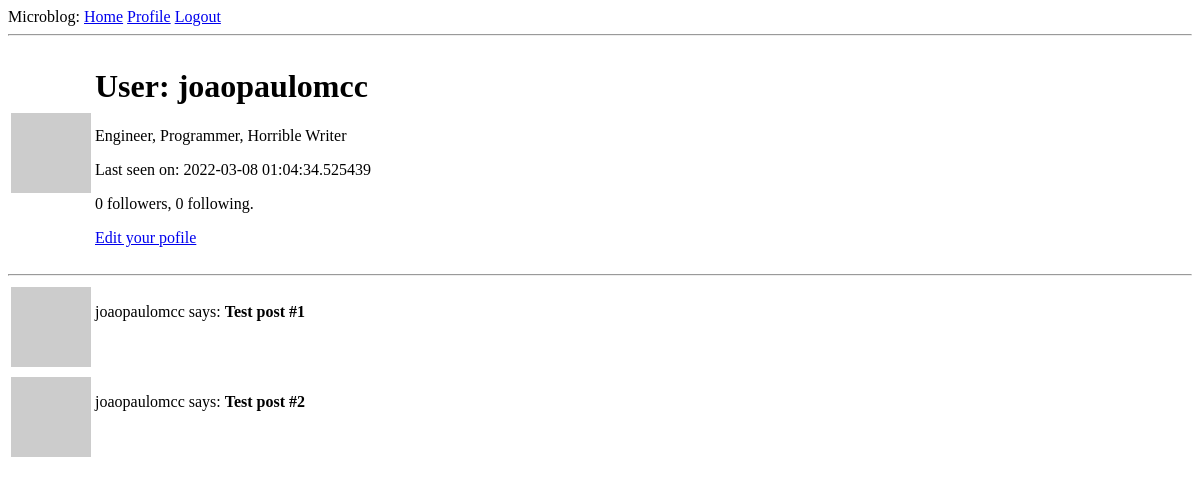
/user/joaopaulomcc (signed in), run on an earlier commit of the app's database.
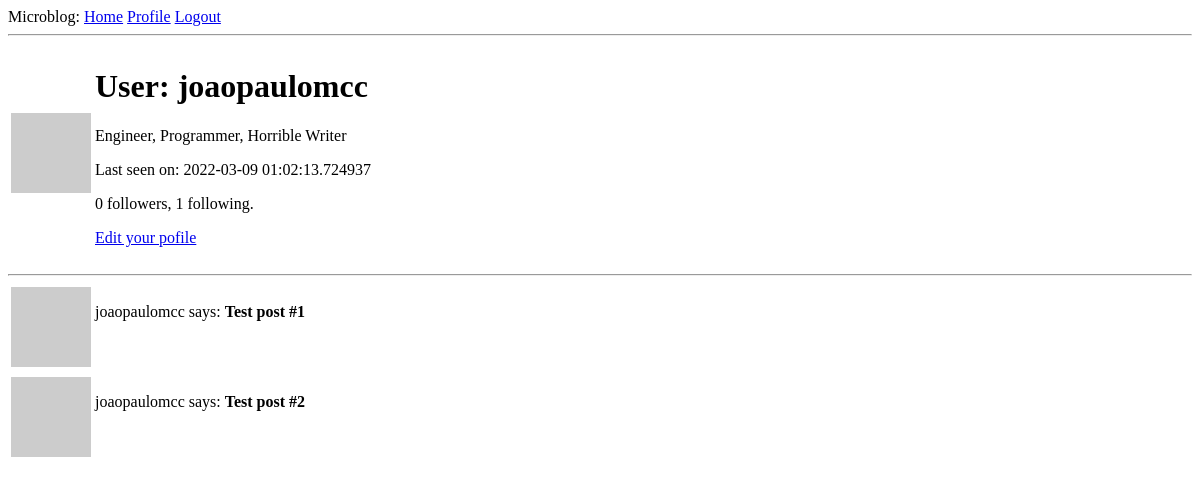
And on a later commit of the database.
### app/models.py (models this page shows, shortened)
class User(UserMixin, database.Model):
    id = database.Column(database.Integer, primary_key=True)
    username = database.Column(database.String(64), index=True, unique=True)
    email = database.Column(database.String(120), index=True, unique=True)
    password_hash = database.Column(database.String(128))
    about_me = database.Column(database.String(140))
    last_seen = database.Column(database.DateTime, default=datetime.utcnow)
    posts = database.relationship("Post", backref="author", lazy="dynamic")
    followed = database.relationship(
        "User",
        secondary=followers,
        primaryjoin=(followers.c.follower_id == id),
        secondaryjoin=(followers.c.followed_id == id),
        backref=database.backref("followers", lazy="dynamic"),
        lazy="dynamic",
    )
    def avatar(self, size):
        digest = md5(self.email.lower().encode("utf-8")).hexdigest()
        return f"https://www.gravatar.com/avatar/{digest}?d=identicon&s={size}"

### app/routes.py (the view)
@application.route("/user/<username>")
@login_required
def user(username):
    user = User.query.filter_by(username=username).first_or_404()
    form = EmptyForm()
    posts = [
        {"author": user, "body": "Test post #1"},
        {"author": user, "body": "Test post #2"},
    ]
    return render_template("user.html", user=user, posts=posts, form=form)

### app/models.py (called while the page is built)
@login.user_loader
def load_user(id):
    return User.query.get(int(id))

### app/routes.py (called while the page is built)
@application.before_request
def before_request():
    if current_user.is_authenticated:
        current_user.last_seen = datetime.utcnow()
        database.session.commit()

### app/templates/user.html (shortened to what this page needs)
{% extends "base.html" %}
{% block content %}
    <table>
        <tr valigh="top">
            <td><img src="{{ user.avatar(128) }}" alt="user_avatar"></td>
            <td>
                <h1>User: {{user.username }}</h1>
                {% if user.about_me %} <p>{{ user.about_me }}</p> {% endif %}
                {% if user.last_seen %} <p>Last seen on: {{ user.last_seen }}</p> {% endif %}
                <p>{{ user.followers.count() }} followers, {{ user.followed.count() }} following.</p>
                {% if user == current_user %}
                    <p><a href="{{ url_for('edit_profile') }}">Edit your pofile</a></p>
                {% endif %}
            </td>
        </tr>
    </table>
    <hr>
    {% for post in posts %}
        {% include "_post.html" %}
    {% endfor %}
{% endblock %}

### app/templates/base.html (shortened to what this page needs)
<!doctype html>
<html>
<head>
</head>
<body>
    <div>Microblog:
        <a href="{{ url_for('index') }}">Home</a>
        {% if current_user.is_anonymous %}
            <a href="{{ url_for('login') }}">Login</a>
        {% else %}
            <a href="{{ url_for('user', username=current_user.username) }}">Profile</a>
            <a href="{{ url_for('logout') }}">Logout</a>
        {% endif %}
    </div>
    <hr>
    {% block content %}{% endblock %}
</body>
</html>

### app/templates/_post.html
<table>
    <tr valign="top">
        <td><img src="{{ post.author.avatar(36) }}" alt="user_avatar"></td>
        <td><p>{{ post.author.username }} says: <b>{{ post.body }}</b></p></td>
    </tr>
</table>

What changed in the data, as far as the page shows it:
changed User "joaopaulomcc": last_seen "2022-03-08 01:04:34.525439" → "2022-03-09 01:02:13.724937"
Also different on the page:
{{ user.followed.count() }}: "0" → "1"
